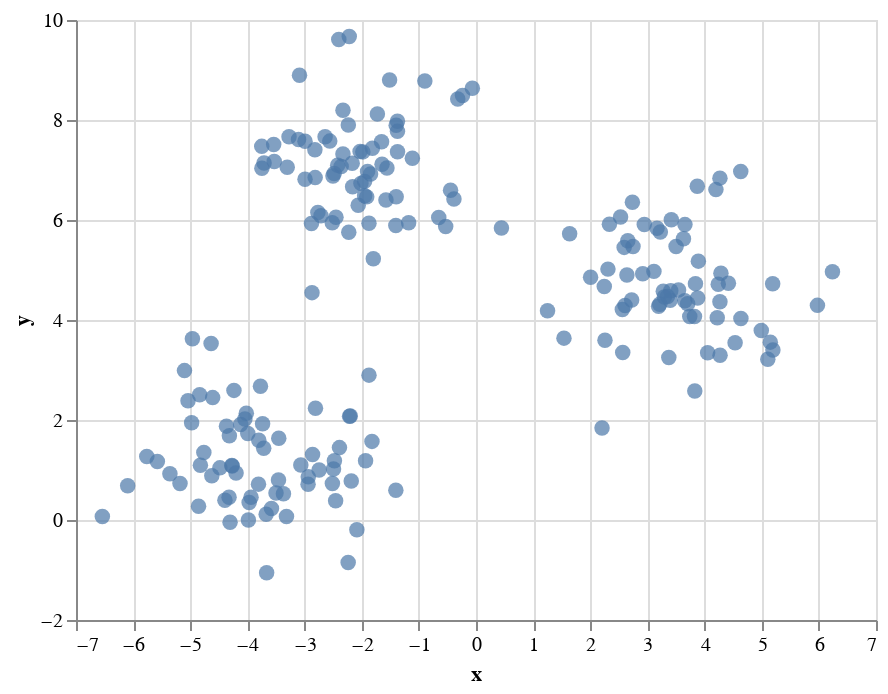

The code cell stored with this chart in its notebook:
### Markdown cell above
For illustrative purposes, we are using the function _make_blobs_ to create a random dataset with __200 data points__ and __3 clusters__ (which we want to find with our K-means algorithm).

You can visualize the data in a scatterplot like this.

### Code cell
alt.Chart(df).mark_circle(size=60).encode(
    x='x',
    y='y'
).interactive()

### Figure 1 — Vega-Lite specification as saved in the notebook (floating-point values rounded to 4 significant figures; data arrays with more than 128 entries replaced by an {"elided": "..."} marker saying what was removed)
{"$schema": "https://vega.github.io/schema/vega-lite/v3.4.0.json", "config": {"mark": {"tooltip": null}, "view": {"height": 300, "width": 400}}, "data": {"name": "data-1c39c48540e29bed3a3a9763894d2635"}, "datasets": {"data-1c39c48540e29bed3a3a9763894d2635": {"elided": "200 records"}}, "encoding": {"x": {"field": "x", "type": "quantitative"}, "y": {"field": "y", "type": "quantitative"}}, "mark": {"size": 60, "type": "circle"}, "selection": {"selector004": {"bind": "scales", "encodings": ["x", "y"], "type": "interval"}}}
